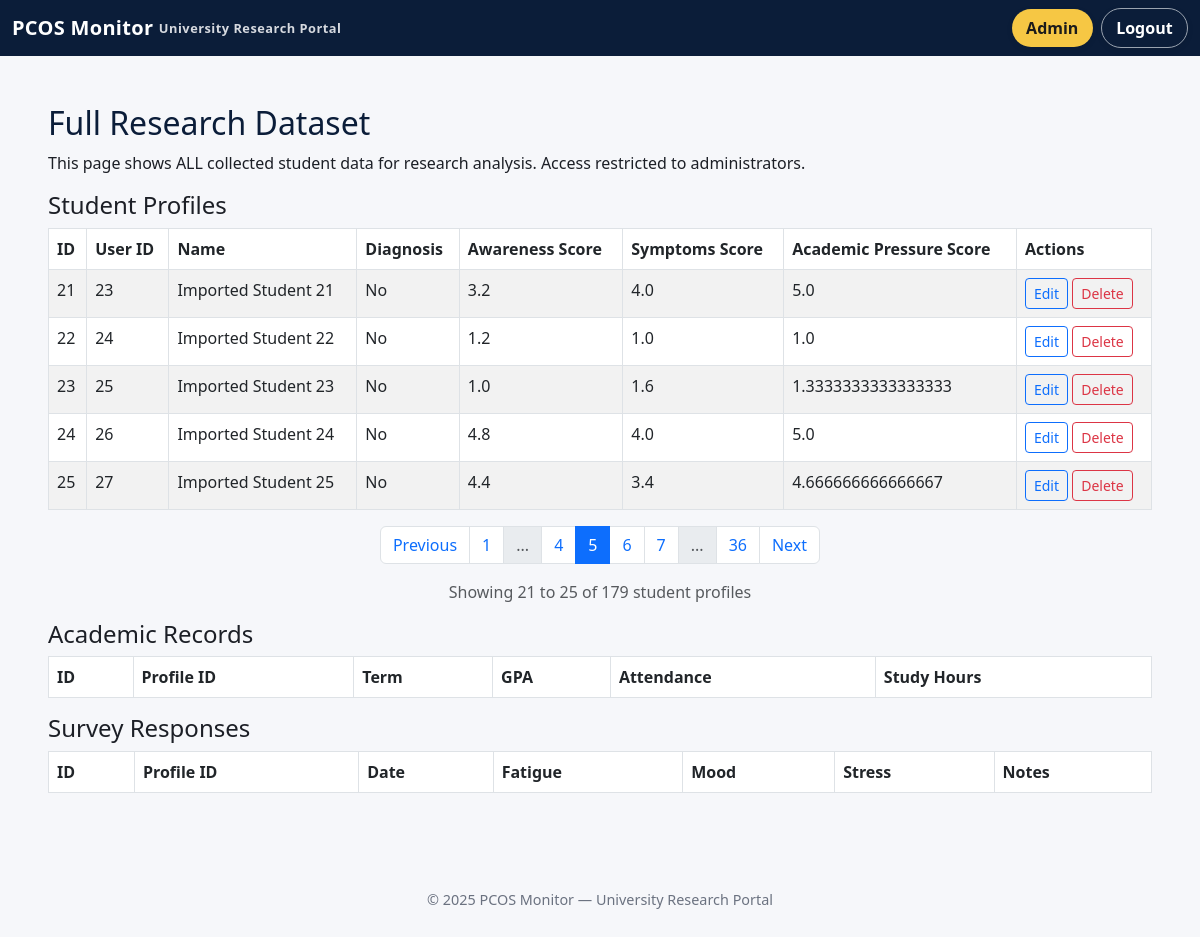
Screenshot of /admin/data?page=5 (signed in) with the database file from the repository.
### app/models.py (models this page shows)
class StudentProfile(db.Model):
    __tablename__ = "student_profiles"
    id = db.Column(db.Integer, primary_key=True)
    user_id = db.Column(db.Integer, db.ForeignKey("users.id"), nullable=False)
    name = db.Column(db.String(120))
    age = db.Column(db.Integer)
    degree_program = db.Column(db.String(120))
    consent = db.Column(db.Boolean, default=False)
    user = db.relationship("User", back_populates="profile")
    academic_records = db.relationship("AcademicRecord", back_populates="profile", cascade="all, delete-orphan")
    survey_responses = db.relationship("SurveyResponse", back_populates="profile", cascade="all, delete-orphan")
    clinical_diagnosis = db.Column(db.String(50))
    pcos_awareness_score = db.Column(db.Float)
    pcos_symptoms_score = db.Column(db.Float)
    academic_pressure_score = db.Column(db.Float)
    awareness_1 = db.Column(db.Integer)  # Familiar with PCOS
    awareness_2 = db.Column(db.Integer)  # Know symptom: Irregular periods
    awareness_3 = db.Column(db.Integer)  # Know symptom: Acne
    awareness_4 = db.Column(db.Integer)  # Know symptom: Weight fluctuations
    awareness_5 = db.Column(db.Integer)  # Know symptom: Excessive hair growth
    awareness_6 = db.Column(db.Integer)  # PCOS affects physical & mental health
    awareness_7 = db.Column(db.Integer)  # Aware of treatments/management
    awareness_8 = db.Column(db.Integer)  # PCOS can affect academic performance
    academic_1 = db.Column(db.Integer)  # Feel academic pressure from workloads
    academic_2 = db.Column(db.Integer)  # Academic environment stress affects health
    academic_3 = db.Column(db.Integer)  # Academic performance influenced by health
    symptoms_1 = db.Column(db.Integer)  # Experience symptoms affecting academic work
    symptoms_2 = db.Column(db.Integer)  # Feel anxious about health affecting studies
    symptoms_3 = db.Column(db.Integer)  # Miss deadlines/classes due to health
    symptoms_4 = db.Column(db.Integer)  # Feel unsupported balancing health & academics
    symptoms_5 = db.Column(db.Integer)  # Fatigue/sleep affects concentration
    symptoms_6 = db.Column(db.Integer)  # Professors understanding when health affects performance
    fatigue_sleep_item = db.Column(db.Integer)  # Fatigue/irregular sleep patterns

### app/admin.py (the view)
@admin_bp.route("/data")
@login_required
def view_data():
    if not current_user.is_admin:
        return "Access denied", 403
    from .models import StudentProfile, AcademicRecord, SurveyResponse
    page = request.args.get('page', 1, type=int)
    per_page = 5
    profiles_pagination = StudentProfile.query.paginate(page=page, per_page=per_page, error_out=False)
    profiles = profiles_pagination.items
    academic = AcademicRecord.query.all()
    surveys = SurveyResponse.query.all()
    return render_template("admin_data.html", profiles=profiles, academic=academic, surveys=surveys, pagination=profiles_pagination)

### app/main.py (called while the page is built)
def require_baseline():
    if request.endpoint in ["main.index", "main.profile_setup"]:
        return
    if current_user.is_authenticated and not current_user.is_admin:
        profile = current_user.profile
        if profile and profile.awareness_1 is None:
            return redirect(url_for("main.profile_setup"))

@main_bp.before_app_request
def before_request_func():
    return require_baseline()

### app/models.py (called while the page is built)
@login_manager.user_loader
def load_user(user_id):
    return User.query.get(int(user_id))

### app/templates/admin_data.html (shortened to what this page needs)
{% extends "base.html" %}
{% block content %}
<h2>Full Research Dataset</h2>
<p>This page shows ALL collected student data for research analysis. Access restricted to administrators.</p>
<h4>Student Profiles</h4>
<table class="table table-bordered table-striped">
  <thead>
    <tr>
      <th>ID</th>
      <th>User ID</th>
      <th>Name</th>
      <th>Diagnosis</th>
      <th>Awareness Score</th>
      <th>Symptoms Score</th>
      <th>Academic Pressure Score</th>
      <th>Actions</th>
    </tr>
  </thead>
  <tbody>
    {% for p in profiles %}
    <tr>
      <td>{{ p.id }}</td>
      <td>{{ p.user_id }}</td>
      <td>{{ p.name }}</td>
      <td>{{ p.clinical_diagnosis }}</td>
      <td>{{ p.pcos_awareness_score }}</td>
      <td>{{ p.pcos_symptoms_score }}</td>
      <td>{{ p.academic_pressure_score }}</td>
      <td>
        <a class="btn btn-sm btn-outline-primary" href="{{ url_for('admin.edit_profile', profile_id=p.id) }}">Edit</a>
        <form action="{{ url_for('admin.delete_profile', profile_id=p.id) }}" method="POST" style="display: inline;" onsubmit="return confirm('Are you sure you want to delete this student profile? This will also delete all associated academic records and survey responses. This action cannot be undone.');">
          <button type="submit" class="btn btn-sm btn-outline-danger">Delete</button>
        </form>
      </td>
    </tr>
    {% endfor %}
  </tbody>
</table>
<nav aria-label="Student profiles pagination">
  <ul class="pagination justify-content-center">
    {% if pagination.has_prev %}
    <li class="page-item">
      <a class="page-link" href="{{ url_for('admin.view_data', page=pagination.prev_num) }}">Previous</a>
    </li>
    {% else %}
    <li class="page-item disabled">
      <span class="page-link">Previous</span>
    </li>
    {% endif %}
    {% for page_num in pagination.iter_pages(left_edge=1, right_edge=1, left_current=1, right_current=2) %}
      {% if page_num %}
        {% if page_num == pagination.page %}
        <li class="page-item active">
          <span class="page-link">{{ page_num }}</span>
        </li>
        {% else %}
        <li class="page-item">
          <a class="page-link" href="{{ url_for('admin.view_data', page=page_num) }}">{{ page_num }}</a>
        </li>
        {% endif %}
      {% else %}
        <li class="page-item disabled">
          <span class="page-link">...</span>
        </li>
      {% endif %}
    {% endfor %}
    {% if pagination.has_next %}
    <li class="page-item">
      <a class="page-link" href="{{ url_for('admin.view_data', page=pagination.next_num) }}">Next</a>
    </li>
    {% else %}
    <li class="page-item disabled">
      <span class="page-link">Next</span>
    </li>
    {% endif %}
  </ul>
</nav>
<p class="text-center text-muted">
  Showing {{ (pagination.page - 1) * pagination.per_page + 1 }} to
  {{ [pagination.page * pagination.per_page, pagination.total] | min }} of
  {{ pagination.total }} student profiles
</p>
<h4>Academic Records</h4>
<table class="table table-bordered table-striped">
  <thead><tr><th>ID</th><th>Profile ID</th><th>Term</th><th>GPA</th><th>Attendance</th><th>Study Hours</th></tr></thead>
</table>
<h4>Survey Responses</h4>
<table class="table table-bordered table-striped">
  <thead><tr><th>ID</th><th>Profile ID</th><th>Date</th><th>Fatigue</th><th>Mood</th><th>Stress</th><th>Notes</th></tr></thead>
</table>
{% endblock %}

### app/templates/base.html (style rules this page uses)
:root { --navy: #0B1D39; --navy-600: #11294F; --silver: #D6D9DF; --light-bg: #F6F7FA; --text: #1C1F26; --muted: #6B7280; --pill-blue: #0d6efd; --pill-green: #198754; --pill-yellow: #f6c744; }
body { background: var(--light-bg); color: var(--text); }
h1,h2,h3 { color: var(--navy); }

### rows the page displays
StudentProfile: id "21", user_id "23", name "Imported Student 21", clinical_diagnosis "No", pcos_awareness_score "3.2", pcos_symptoms_score "4.0", academic_pressure_score "5.0"
StudentProfile: id "22", user_id "24", name "Imported Student 22", clinical_diagnosis "No", pcos_awareness_score "1.2", pcos_symptoms_score "1.0", academic_pressure_score "1.0"
StudentProfile: id "23", user_id "25", name "Imported Student 23", clinical_diagnosis "No", pcos_awareness_score "1.0", pcos_symptoms_score "1.6", academic_pressure_score "1.3333333333333333"
StudentProfile: id "24", user_id "26", name "Imported Student 24", clinical_diagnosis "No", pcos_awareness_score "4.8", pcos_symptoms_score "4.0", academic_pressure_score "5.0"
StudentProfile: id "25", user_id "27", name "Imported Student 25", clinical_diagnosis "No", pcos_awareness_score "4.4", pcos_symptoms_score "3.4", academic_pressure_score "4.666666666666667"

### other values shown
{{ page_num }} "1" "4" "6" "7" "36"
{{ page_num }} "5"
{{ (pagination.page - 1) * pagination.per_page + 1 }} "21"
{{ [pagination.page * pagination.per_page, pagination.total] | min }} "25"
{{ pagination.total }} "179"
{{ 2025 }} "2025"
